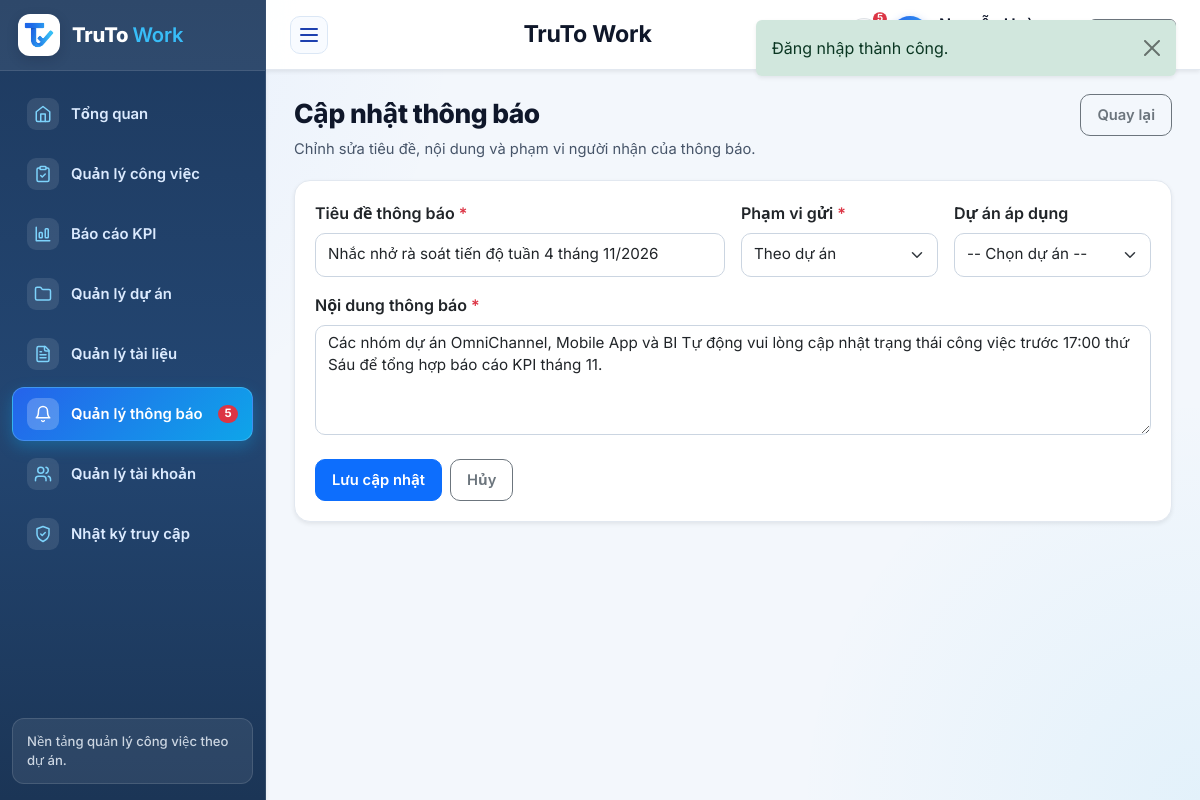
The page /index.php?route=thong_bao/edit&id=3 (signed in) on the database its author committed.
### tables this page shows
CREATE TABLE `tai_khoan` (
  `id` int(11) NOT NULL AUTO_INCREMENT,
  `name` varchar(150) NOT NULL,
  `email` varchar(150) NOT NULL,
  `password` varchar(255) NOT NULL,
  `public_key_jwk` longtext DEFAULT NULL,
  `role` enum('admin','manager','employee') NOT NULL DEFAULT 'employee',
  `department` varchar(100) DEFAULT NULL,
  `status` enum('active','inactive') NOT NULL DEFAULT 'active',
  `created_at` datetime NOT NULL,
  PRIMARY KEY (`id`),
  UNIQUE KEY `email` (`email`)
);

CREATE TABLE `thong_bao` (
  `id` int(11) NOT NULL AUTO_INCREMENT,
  `title` varchar(255) NOT NULL,
  `content` text NOT NULL,
  `type` varchar(50) NOT NULL DEFAULT 'manual',
  `scope` varchar(30) NOT NULL DEFAULT 'project',
  `project_id` int(11) DEFAULT NULL,
  `task_id` int(11) DEFAULT NULL,
  `link_url` varchar(255) DEFAULT NULL,
  `created_by` int(11) NOT NULL,
  `created_at` datetime NOT NULL,
  `updated_at` datetime NOT NULL,
  PRIMARY KEY (`id`),
  KEY `idx_tb_project` (`project_id`),
  KEY `idx_tb_task` (`task_id`),
  KEY `idx_tb_created_by` (`created_by`)
);

### app/views/thong_bao/form.php (the view, shortened to what the rows shown need)
<?php
$currentScope = (string) ($notification['scope'] ?? 'project');
?>
<div class="section-header">
    <div>
        <div class="section-title">Cập nhật thông báo</div>
        <p class="section-desc">Chỉnh sửa tiêu đề, nội dung và phạm vi người nhận của thông báo.</p>
    </div>
    <a class="btn btn-outline-secondary" href="<?= e(route_url('thong_bao/index', ['tab' => 'manage'])) ?>">Quay lại</a>
</div>
<div class="card border-0 shadow-sm">
    <div class="card-body">
        <form method="post" action="<?= e(route_url('thong_bao/update', ['id' => $notification['id']])) ?>">
            <div class="row g-3">
                <div class="col-md-6">
                    <label class="form-label fw-semibold">Tiêu đề thông báo <span class="text-danger">*</span></label>
                    <input type="text"
                           class="form-control"
                           name="title"
                           required
                           maxlength="255"
                           value="<?= e((string) ($notification['title'] ?? '')) ?>">
                </div>
                <div class="col-md-3">
                    <label class="form-label fw-semibold">Phạm vi gửi <span class="text-danger">*</span></label>
                    <select class="form-select" name="scope" id="editNotifScopeSelect">
                        <option value="project" <?= $currentScope === 'project' ? 'selected' : '' ?>>Theo dự án</option>
                    </select>
                </div>
                <div class="col-md-3" id="editNotifProjectGroup">
                    <label class="form-label fw-semibold">Dự án áp dụng</label>
                    <select class="form-select" name="project_id">
                        <option value="">-- Chọn dự án --</option>
                    </select>
                </div>
                <div class="col-md-12">
                    <label class="form-label fw-semibold">Nội dung thông báo <span class="text-danger">*</span></label>
                    <textarea class="form-control" name="content" rows="4" required><?= e((string) ($notification['content'] ?? '')) ?></textarea>
                </div>
            </div>
            <div class="mt-4 d-flex gap-2">
                <button type="submit" class="btn btn-primary">Lưu cập nhật</button>
                <a class="btn btn-outline-secondary" href="<?= e(route_url('thong_bao/index', ['tab' => 'manage'])) ?>">Hủy</a>
            </div>
        </form>
    </div>
</div>

### app/views/layouts/main.php (shortened to what the rows shown need)
<?php
$authUser = current_user();
$currentRoute = (string) ($_GET['route'] ?? ($authUser ? 'dashboard/index' : 'home/index'));
$isPublicPage = !$authUser && str_starts_with($currentRoute, 'home/');
$isLoginPage = !$authUser && str_starts_with($currentRoute, 'auth/');
$unreadNotifCount = 0;
if ($authUser) {
    try {
        $unreadNotifCount = (new \App\Models\Notification())->unreadCount((int) $authUser['id']);
    } catch (\Throwable $e) {
        $unreadNotifCount = 0;
    }
}
?>
<!doctype html>
<html lang="vi">
<head>
    <link href="https://cdn.jsdelivr.net/npm/bootstrap@5.3.3/dist/css/bootstrap.min.css" rel="stylesheet">
    <link href="assets/css/app.css?v=20261025v6" rel="stylesheet">
</head>
<body>
<?php if ($isPublicPage): ?>
    <div class="public-site-shell">
        <header class="public-header">
            <div class="public-container public-header-inner">
                <a class="brand-public" href="<?= e(route_url('home/index')) ?>">
                    <span class="brand-public-mark">
                        <img src="assets/images/logo-icon.png" alt="TruTo Work">
                    </span>
                    <span>
                        <strong>TruTo <span class="text-primary fw-semibold">Work</span></strong>
                        <small>Quản lý công việc theo dự án</small>
                    </span>
                </a>
                <nav class="public-nav">
                    <a class="<?= $currentRoute === 'home/index' ? 'is-active' : '' ?>" href="<?= e(route_url('home/index')) ?>">Trang chủ</a>
                    <a class="<?= $currentRoute === 'home/about' ? 'is-active' : '' ?>" href="<?= e(route_url('home/about')) ?>">Giới thiệu</a>
                    <a href="<?= e(route_url('auth/login')) ?>">Đăng nhập</a>
                </nav>
            </div>
        </header>
        <main class="public-main">
            <div class="public-container">
                <?= $content ?>
            </div>
        </main>
        <footer class="public-footer">
            <div class="public-container public-footer-inner">
                <span>TruTo Work</span>
            </div>
        </footer>
    </div>
<?php else: ?>
    <div class="app-shell">
        <aside class="sidebar shadow-sm">
            <div class="sidebar-header">
                <a class="sidebar-brand text-decoration-none" href="<?= e(route_url('dashboard/index')) ?>">
                    <div class="brand-icon">
                        <img src="assets/images/logo-icon.png" alt="TruTo Work">
                    </div>
                    <div class="brand-title">TruTo <span class="brand-title-accent">Work</span></div>
                </a>
            </div>
            <nav class="sidebar-menu">
                <a class="menu-link <?= e(active_menu('dashboard/')) ?>" href="<?= e(route_url('dashboard/index')) ?>" data-short-label="TG" title="Tổng quan">
                    <span class="menu-icon" aria-hidden="true">
                        <svg xmlns="http://www.w3.org/2000/svg" width="18" height="18" viewBox="0 0 24 24" fill="none" stroke="currentColor" stroke-width="2" stroke-linecap="round" stroke-linejoin="round"><path d="m3 9 9-7 9 7v11a2 2 0 0 1-2 2H5a2 2 0 0 1-2-2z"/><polyline points="9 22 9 12 15 12 15 22"/></svg>
                    </span>
                    <span class="menu-text">Tổng quan</span>
                </a>
                <a class="menu-link <?= e(active_menu('cong_viec/')) ?>" href="<?= e(route_url('cong_viec/index')) ?>" data-short-label="CV" title="Quản lý công việc">
                    <span class="menu-icon" aria-hidden="true">
                    </span>
                    <span class="menu-text">Quản lý công việc</span>
                </a>
                <a class="menu-link <?= e(active_menu('kpi/')) ?>" href="<?= e(route_url('kpi/index')) ?>" data-short-label="KPI" title="Báo cáo KPI">
                    <span class="menu-icon" aria-hidden="true">
                        <svg xmlns="http://www.w3.org/2000/svg" width="18" height="18" viewBox="0 0 24 24" fill="none" stroke="currentColor" stroke-width="2" stroke-linecap="round" stroke-linejoin="round"><path d="M3 3v18h18"/><rect width="4" height="7" x="7" y="10" rx="1"/><rect width="4" height="12" x="15" y="5" rx="1"/></svg>
                    </span>
                    <span class="menu-text">Báo cáo KPI</span>
                </a>
                <a class="menu-link <?= e(active_menu('du_an/')) ?>" href="<?= e(route_url('du_an/index')) ?>" data-short-label="DA" title="Quản lý dự án">
                    <span class="menu-icon" aria-hidden="true">
                        <svg xmlns="http://www.w3.org/2000/svg" width="18" height="18" viewBox="0 0 24 24" fill="none" stroke="currentColor" stroke-width="2" stroke-linecap="round" stroke-linejoin="round"><path d="M20 20a2 2 0 0 0 2-2V8a2 2 0 0 0-2-2h-7.9a2 2 0 0 1-1.69-.9L9.6 3.9A2 2 0 0 0 7.93 3H4a2 2 0 0 0-2 2v13a2 2 0 0 0 2 2Z"/></svg>
                    </span>
                    <span class="menu-text">Quản lý dự án</span>
                </a>
                <?php if (in_array($authUser['role'], ['manager', 'admin'], true)): ?>
                    <a class="menu-link <?= e(active_menu('files/') ?: active_menu('tai_lieu/')) ?>" href="<?= e(route_url('files/index')) ?>" data-short-label="TL" title="Quản lý tài liệu">
                        <span class="menu-icon" aria-hidden="true">
                        </span>
                        <span class="menu-text">Quản lý tài liệu</span>
                    </a>
                <?php endif; ?>
                <?php $notifMenuTitle = in_array($authUser['role'], ['manager', 'admin'], true) ? 'Quản lý thông báo' : 'Xem thông báo'; ?>
                <a class="menu-link <?= e(active_menu('thong_bao/')) ?>"
                   href="<?= e(route_url('thong_bao/index')) ?>"
                   data-short-label="TB"
                   title="<?= e($notifMenuTitle) ?>">
                    <span class="menu-icon" aria-hidden="true">
                        <svg xmlns="http://www.w3.org/2000/svg" width="18" height="18" viewBox="0 0 24 24" fill="none" stroke="currentColor" stroke-width="2" stroke-linecap="round" stroke-linejoin="round"><path d="M6 8a6 6 0 0 1 12 0c0 7 3 9 3 9H3s3-2 3-9"/><path d="M10.3 21a1.94 1.94 0 0 0 3.4 0"/></svg>
                    </span>
                    <span class="menu-text flex-grow-1"><?= e($notifMenuTitle) ?></span>
                    <?php if ($unreadNotifCount > 0): ?>
                        <span class="badge rounded-pill text-bg-danger menu-badge"><?= e((string) $unreadNotifCount) ?></span>
                    <?php endif; ?>
                </a>
                <?php if ($authUser['role'] === 'admin'): ?>
                    <a class="menu-link <?= e(active_menu('tai_khoan/')) ?>" href="<?= e(route_url('tai_khoan/index')) ?>" data-short-label="TK" title="Quản lý tài khoản">
                        <span class="menu-icon" aria-hidden="true">
                        </span>
                        <span class="menu-text">Quản lý tài khoản</span>
                    </a>
                    <a class="menu-link <?= e(active_menu('nhat_ky/')) ?>" href="<?= e(route_url('nhat_ky/index')) ?>" data-short-label="NK" title="Nhật ký truy cập">
                        <span class="menu-icon" aria-hidden="true">
                            <svg xmlns="http://www.w3.org/2000/svg" width="18" height="18" viewBox="0 0 24 24" fill="none" stroke="currentColor" stroke-width="2" stroke-linecap="round" stroke-linejoin="round"><path d="M12 22s8-4 8-10V5l-8-3-8 3v7c0 6 8 10 8 10"/><path d="m9 12 2 2 4-4"/></svg>
                        </span>
                        <span class="menu-text">Nhật ký truy cập</span>
                    </a>
                <?php endif; ?>
            </nav>
            <div class="sidebar-footer">
                <div class="sidebar-footer-text">Nền tảng quản lý công việc theo dự án.</div>
            </div>
        </aside>
        <div class="main-shell">
            <header class="topbar shadow-sm">
                <button class="sidebar-toggle" type="button" aria-label="Thu gọn hoặc mở menu" aria-expanded="true" data-sidebar-toggle>
                    <span></span><span></span><span></span>
                </button>
                <div class="page-info">
                    <div class="page-label">TruTo Work</div>
                </div>
                <div class="topbar-user">
                    <a class="btn btn-light border position-relative p-0 d-inline-flex align-items-center justify-content-center rounded-circle"
                       style="width: 34px; height: 34px; min-height: 34px;"
                       href="<?= e(route_url('thong_bao/index', ['tab' => 'inbox'])) ?>"
                       title="Thông báo của bạn"
                       aria-label="Thông báo của bạn">
                        <?php if ($unreadNotifCount > 0): ?>
                            <span class="position-absolute top-0 start-100 translate-middle badge rounded-pill text-bg-danger"
                                  style="font-size: 0.62rem; padding: 0.18em 0.4em;">
                                <?= e($unreadNotifCount > 99 ? '99+' : (string) $unreadNotifCount) ?>
                            </span>
                        <?php endif; ?>
                    </a>
                    <div class="avatar-badge"><?= e(strtoupper(substr($authUser['name'], 0, 1))) ?></div>
                    <div class="d-none d-sm-block">
                        <div class="fw-semibold text-truncate" style="max-width: 140px;"><?= e($authUser['name']) ?></div>
                        <div class="small text-secondary"><?= e(role_label($authUser['role'])) ?></div>
                    </div>
                    <a class="btn btn-outline-secondary btn-sm" href="<?= e(route_url('auth/logout')) ?>" title="Đăng xuất">
                        <span class="d-none d-md-inline">Đăng xuất</span>
                    </a>
                </div>
            </header>
            <main class="content-shell">
                <?= $content ?>
            </main>
        </div>
    </div>
<?php endif; ?>
</body>
</html>

### rows shown on the page
tai_khoan: role "Quản lý thông báo"
thong_bao: title "Nhắc nhở rà soát tiến độ tuần 4 tháng 11/2026", content "Các nhóm dự án OmniChannel, Mobile App và BI Tự động vui lòng cập nhật trạng thái công việc trước 17:00 thứ Sáu để tổng hợp báo cáo KPI tháng 11."

### other values the page prints
$flash['message'] "Đăng nhập thành công."
$unreadNotifCount "5"
$unreadNotifCount > 99 ? '99+' : (string) $unreadNotifCount "5"
